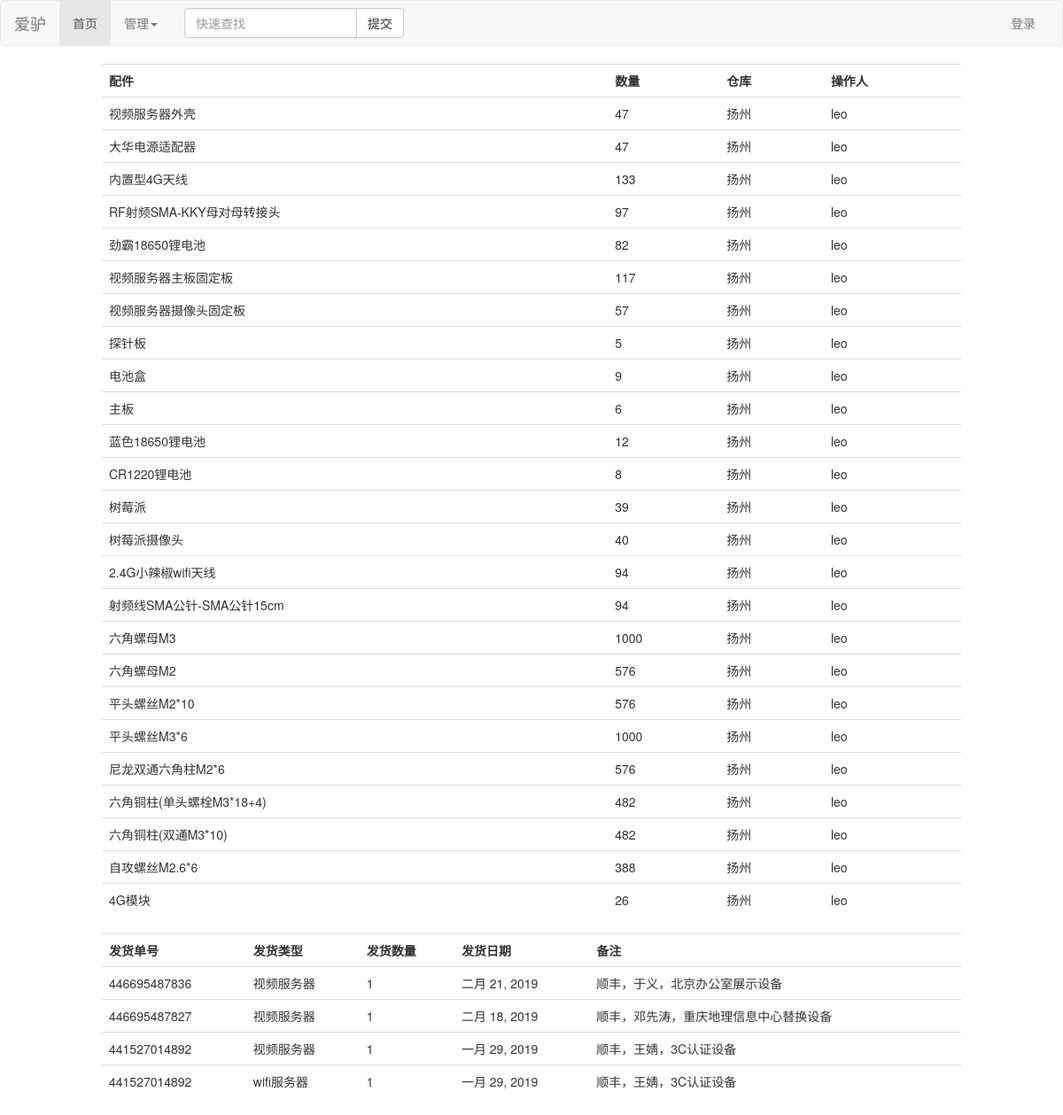
The app's page /, older data.
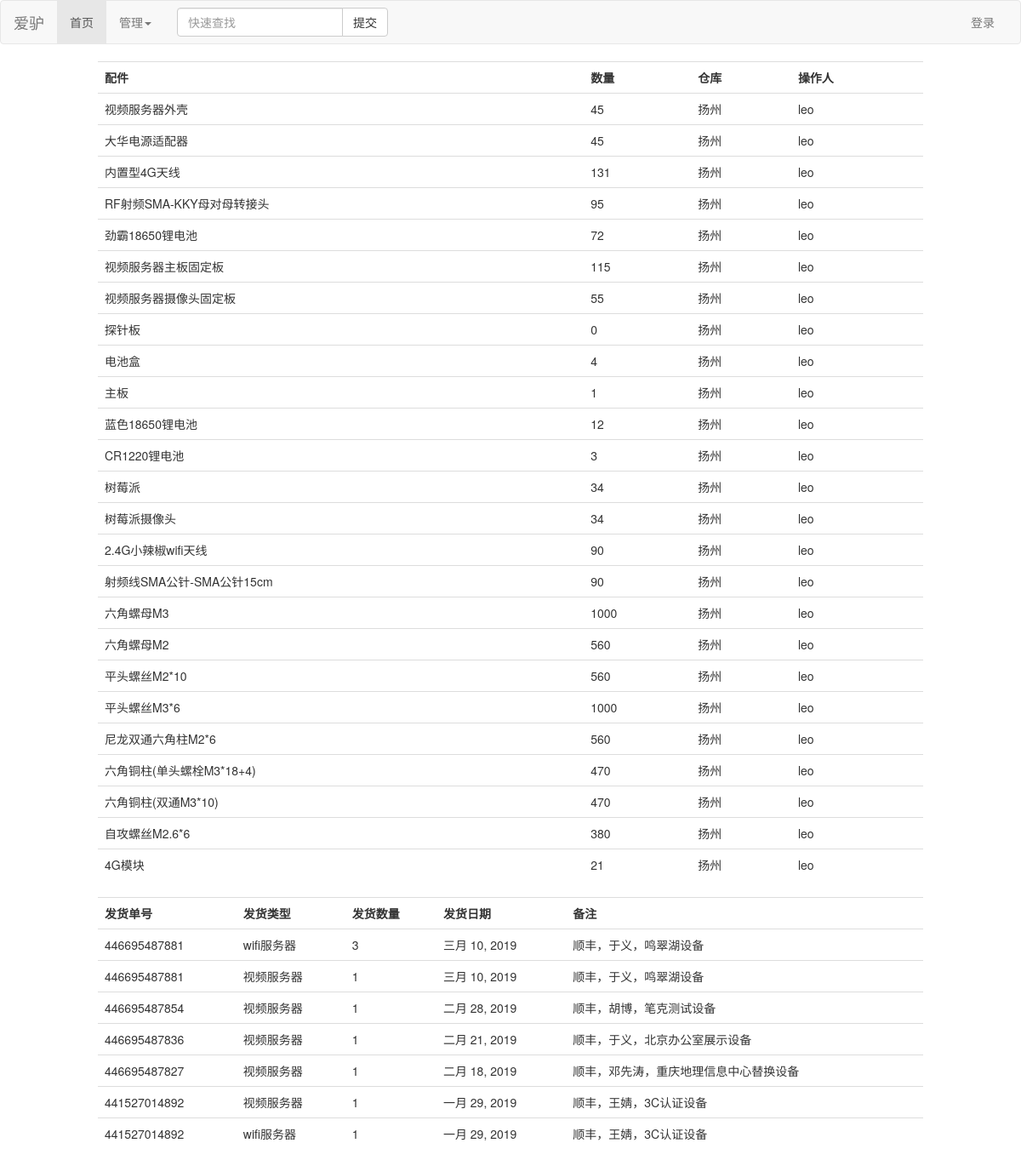
The same page, newer data.
### store/models.py (models this page shows, shortened)
class Item(models.Model):
    CHOICES = (('YZ', '扬州'), ('BJ', '北京'), ('CQ', '重庆'))
    name = models.CharField(max_length=30, verbose_name='配件名')
    qty = models.IntegerField(verbose_name='数量')
    city = models.CharField(max_length=8, choices=CHOICES, verbose_name='城市')
    who_does = models.ForeignKey(User, on_delete=models.DO_NOTHING, verbose_name='操作人')
    note = models.CharField(max_length=128, verbose_name='备注')
    modify_date = models.DateTimeField(auto_now=True, verbose_name='修改日期')
    class Meta:
        verbose_name = "配件"
        verbose_name_plural = verbose_name

class PostManage(models.Model):
    SERVERTYPES = (('wifi', 'wifi服务器'), ('video', '视频服务器'))
    post_num = models.IntegerField(verbose_name='单号')
    post_date = models.DateField(verbose_name='发货日期')
    server_type = models.CharField(max_length=20, choices=SERVERTYPES, verbose_name='型号')
    server_num = models.IntegerField(verbose_name='数量')
    note_text = models.CharField(max_length=128, verbose_name='备注')
    class Meta:
        verbose_name = '发货记录'
        verbose_name_plural = verbose_name
        ordering = ('-post_date',)

### store/views.py (the view)
# urls.py: path('', views.show, name='show'),
def show(request):
    items = Item.objects.all()
    postmanage = PostManage.objects.all()
    context = {
        'items': items,
        'postmanage': postmanage,
    }
    return render(request, 'store/list.html', context)

### store/templates/store/list.html
{% extends 'base.html' %}
{% block content %}
<table class="table">
    <tr>
        <th>配件</th>
        <th>数量</th>
        <th>仓库</th>
        <th>操作人</th>
    </tr>
    {% for item in items %}
        <tr>
            <td>{{ item.name }}</td>
            <td>{{ item.qty }}</td>
            <td>{{ item.get_city_display }}</td>
            <td>{{ item.who_does }}</td>
        </tr>
    {% empty %}
        <h4>未查询到相关记录</h4>
    {% endfor%}
</table>
{% endblock %}
{% block postmanage %}
<table class="table">
    <tr>
        <th>发货单号</th>
        <th>发货类型</th>
        <th>发货数量</th>
        <th>发货日期</th>
        <th>备注</th>
    </tr>
    {% for pm in postmanage %}
        <tr>
            <td>{{ pm.post_num }}</td>
            <td>{{ pm.get_server_type_display }}</td>
            <td>{{ pm.server_num }}</td>
            <td>{{ pm.post_date }}</td>
            <td>{{ pm.note_text }}</td>
        </tr>
    {% empty %}
        <h4>未查询到相关记录</h4>
    {% endfor%}
</table>
{% endblock %}

Row changes from the older to the newer data that the page shows:
changed Item "视频服务器外壳": qty "47" → "45"
changed Item "大华电源适配器": qty "47" → "45"
changed Item "内置型4G天线": qty "133" → "131"
changed Item "RF射频SMA-KKY母对母转接头": qty "97" → "95"
changed Item "劲霸18650锂电池": qty "82" → "72"
changed Item "视频服务器主板固定板": qty "117" → "115"
changed Item "视频服务器摄像头固定板": qty "57" → "55"
changed Item "探针板": qty "5" → "0"
changed Item "电池盒": qty "9" → "4"
changed Item "主板": qty "6" → "1"
changed Item "CR1220锂电池": qty "8" → "3"
changed Item "树莓派": qty "39" → "34"
changed Item "树莓派摄像头": qty "40" → "34"
changed Item "2.4G小辣椒wifi天线": qty "94" → "90"
changed Item "射频线SMA公针-SMA公针15cm": qty "94" → "90"
changed Item "六角螺母M2": qty "576" → "560"
changed Item "平头螺丝M2*10": qty "576" → "560"
changed Item "尼龙双通六角柱M2*6": qty "576" → "560"
changed Item "六角铜柱(单头螺栓M3*18+4)": qty "482" → "470"
changed Item "六角铜柱(双通M3*10)": qty "482" → "470"
changed Item "自攻螺丝M2.6*6": qty "388" → "380"
changed Item "4G模块": qty "26" → "21"
added PostManage: post_num "446695487881", server_type "wifi服务器", server_num "3", post_date "三月 10, 2019", note_text "顺丰，于义，鸣翠湖设备"
added PostManage: post_num "446695487881", server_type "视频服务器", server_num "1", post_date "三月 10, 2019", note_text "顺丰，于义，鸣翠湖设备"
added PostManage: post_num "446695487854", server_type "视频服务器", server_num "1", post_date "二月 28, 2019", note_text "顺丰，胡博，笔克测试设备"
